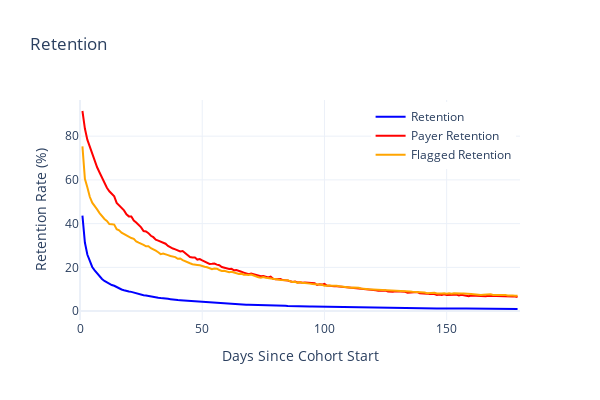
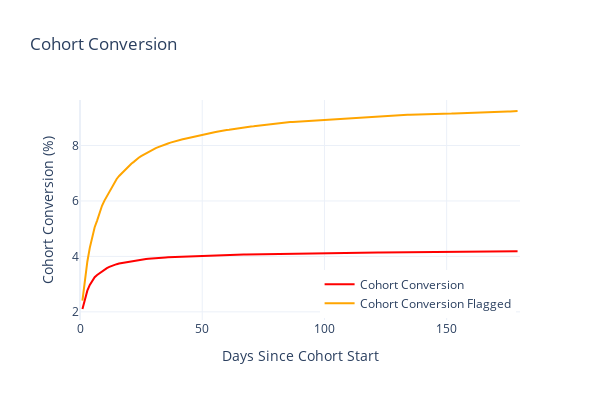
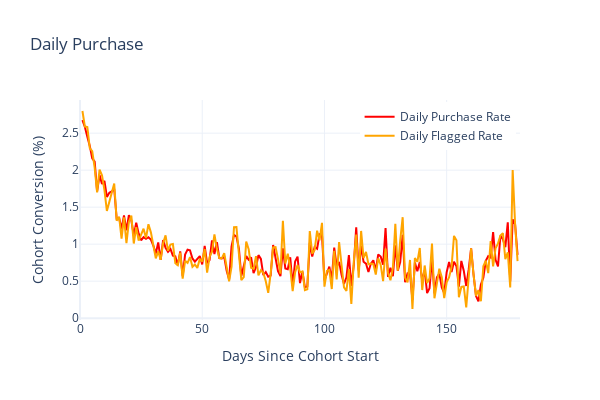

These figures' notebook cell, in order:
### Markdown cell above
## Simulating Selections Bias

This can be done in a single SQL query. The query is available in `queries_and_graphs.py`.
We are mimicking Daily Purchase Rate and then flagging active users randomly. Flagging is equivalent to "fake purchase" event, so if non-flagged user is selected, they become flagged ("fake payer"), but if already flagged user is selected again, it's akin to repeated purchase and will not change user's state.
The reason why I consider Daily Purchase Rate more fundamental than, say, Conversion, is that it stabilizes over time which points to it being systemic response of the app-user system at scale.

### Code cell
df = con.execute(selection_bias_query).df()
df = df[(df['cohort_day'] > 0) & (df['cohort_day'] < 180)]

# Show Retention(s)
fig = show_retention(df)
fig.show()

# Show Conversion(s)
fig = show_cohort_conversion(df)
fig.show()

# Show Daily Purchase(s)
fig = show_daily_purchase(df)
fig.show()

### Figure 1 — Plotly figure (JSON) as saved in the notebook; plotly's stock layout.template omitted (floating-point values rounded to 4 significant figures; data arrays with more than 128 entries replaced by an {"elided": "..."} marker saying what was removed)
{"data": [{"line": {"color": "blue", "width": 2}, "marker": {"size": 8, "symbol": "circle"}, "mode": "lines", "name": "Retention", "type": "scatter", "x": {"elided": "179 int values"}, "y": {"elided": "179 float values"}}, {"line": {"color": "red", "width": 2}, "marker": {"size": 8, "symbol": "circle"}, "mode": "lines", "name": "Payer Retention", "type": "scatter", "x": {"elided": "179 int values"}, "y": {"elided": "179 float values"}}, {"line": {"color": "orange", "width": 2}, "marker": {"size": 8, "symbol": "circle"}, "mode": "lines", "name": "Flagged Retention", "type": "scatter", "x": {"elided": "179 int values"}, "y": {"elided": "179 float values"}}], "layout": {"height": 400, "legend": {"x": 0.99, "xanchor": "right", "y": 0.99, "yanchor": "top"}, "title": {"text": "Retention"}, "width": 600, "xaxis": {"range": [0, 180], "title": {"text": "Days Since Cohort Start"}}, "yaxis": {"title": {"text": "Retention Rate (%)"}}}}

### Figure 2 — Plotly figure (JSON) as saved in the notebook; plotly's stock layout.template omitted (floating-point values rounded to 4 significant figures; data arrays with more than 128 entries replaced by an {"elided": "..."} marker saying what was removed)
{"data": [{"line": {"color": "red", "width": 2}, "marker": {"size": 8, "symbol": "circle"}, "mode": "lines", "name": "Cohort Conversion", "type": "scatter", "x": {"elided": "179 int values"}, "y": {"elided": "179 float values"}}, {"line": {"color": "orange", "width": 2}, "marker": {"size": 8, "symbol": "circle"}, "mode": "lines", "name": "Cohort Conversion Flagged", "type": "scatter", "x": {"elided": "179 int values"}, "y": {"elided": "179 float values"}}], "layout": {"height": 400, "legend": {"x": 0.99, "xanchor": "right", "y": 0.01, "yanchor": "bottom"}, "title": {"text": "Cohort Conversion"}, "width": 600, "xaxis": {"range": [0, 180], "title": {"text": "Days Since Cohort Start"}}, "yaxis": {"title": {"text": "Cohort Conversion (%)"}}}}

### Figure 3 — Plotly figure (JSON) as saved in the notebook; plotly's stock layout.template omitted (floating-point values rounded to 4 significant figures; data arrays with more than 128 entries replaced by an {"elided": "..."} marker saying what was removed)
{"data": [{"line": {"color": "red", "width": 2}, "marker": {"size": 8, "symbol": "circle"}, "mode": "lines", "name": "Daily Purchase Rate", "type": "scatter", "x": {"elided": "179 int values"}, "y": {"elided": "179 float values"}}, {"line": {"color": "orange", "width": 2}, "marker": {"size": 8, "symbol": "circle"}, "mode": "lines", "name": "Daily Flagged Rate", "type": "scatter", "x": {"elided": "179 int values"}, "y": {"elided": "179 float values"}}], "layout": {"height": 400, "legend": {"x": 0.99, "xanchor": "right", "y": 0.99, "yanchor": "top"}, "title": {"text": "Daily Purchase"}, "width": 600, "xaxis": {"range": [0, 180], "title": {"text": "Days Since Cohort Start"}}, "yaxis": {"title": {"text": "Cohort Conversion (%)"}}}}
